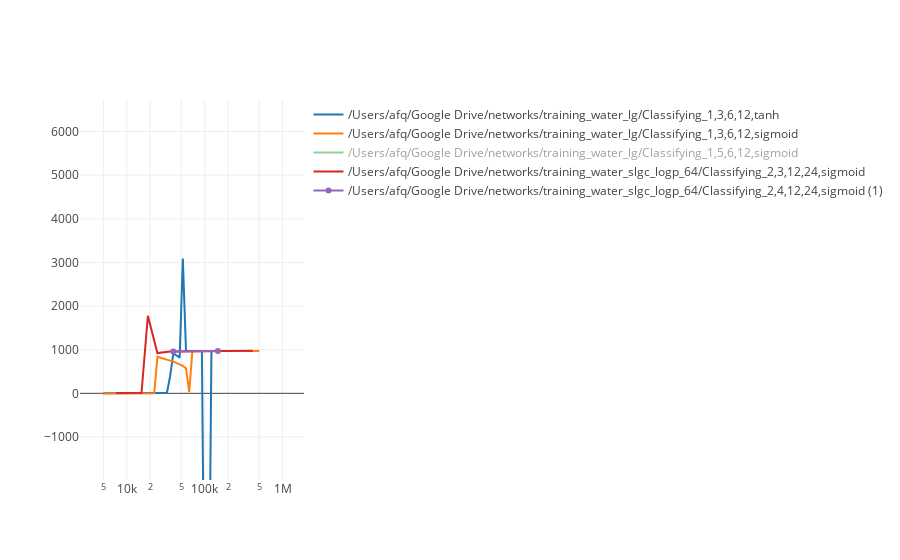

Notebook source saved alongside this figure:
### Code cell
py.iplot(plot_contours(states))
